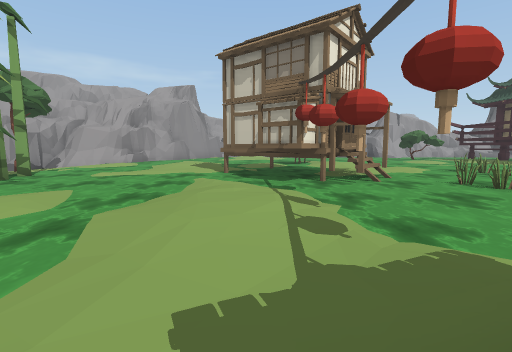
[1] (above)

24 first-person views from a walk through a scene from a Unity 3-D project. The camera is 1.4 m above the floor, tilts 6° down and sees 85° across. The floor is counted in squares, 2 m on a side. Each view is taken from the middle of a square. On the plan, view 1 faces up. The plan holds only what a view shows up to about 9 squares ahead; the rest is blank. The place goes on beyond the plan. The player character is not drawn. Some animated figures are left out. Some surface patterns are stand-ins.

[2]
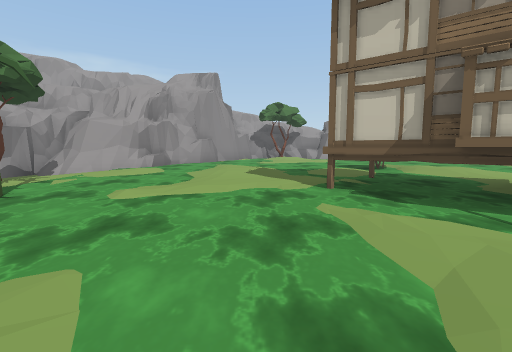

[3]
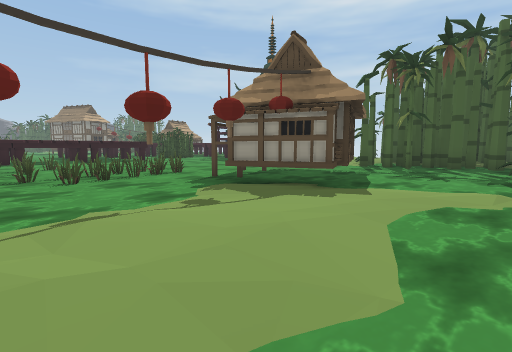

[4]
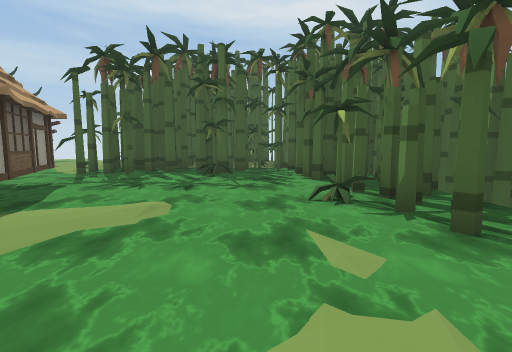

[5]
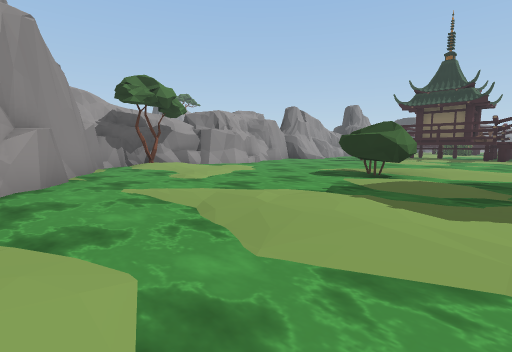

[6]
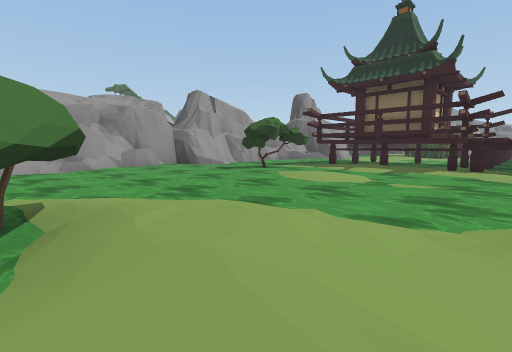

[7]
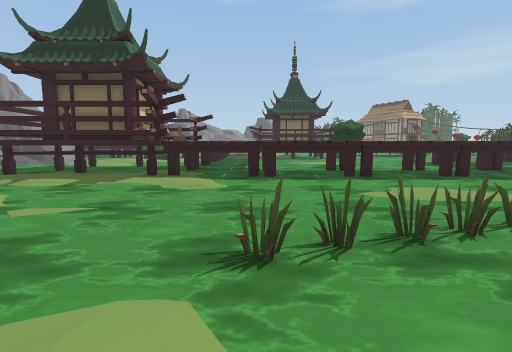

[8]
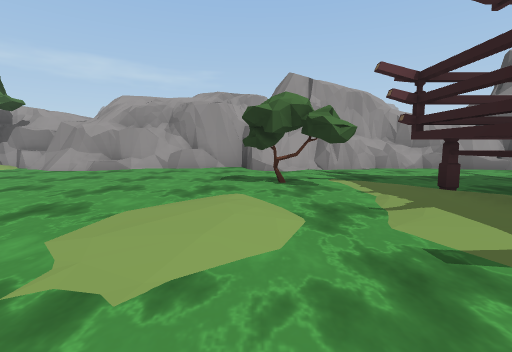

[9]
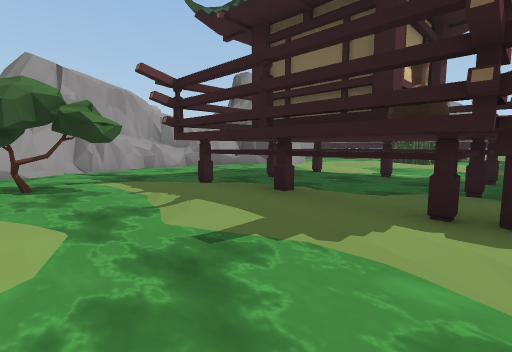

[10]
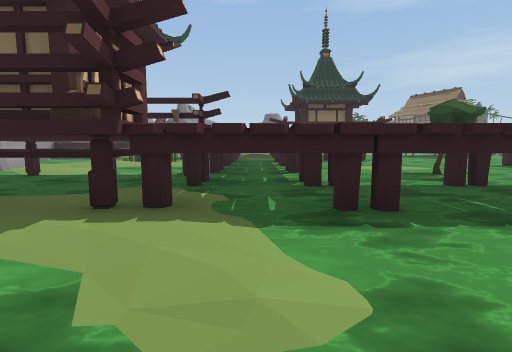

[11]
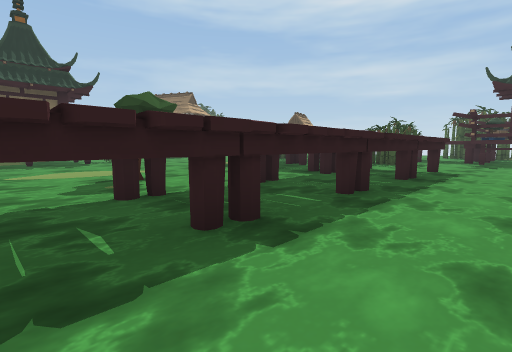

[12]
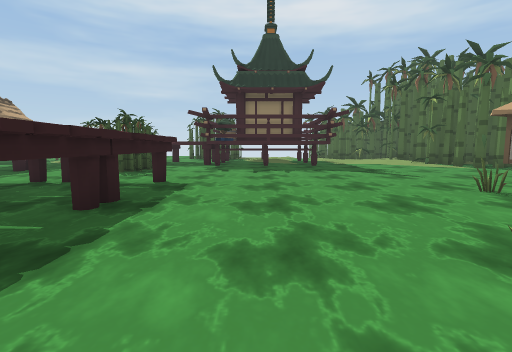

[13]
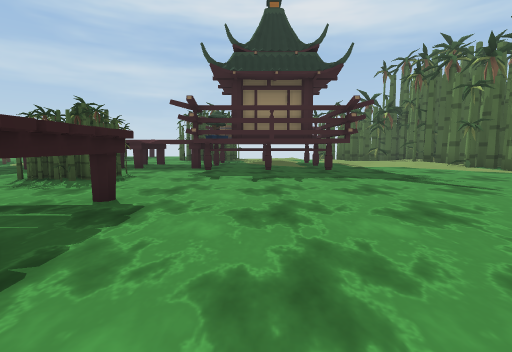

[14]
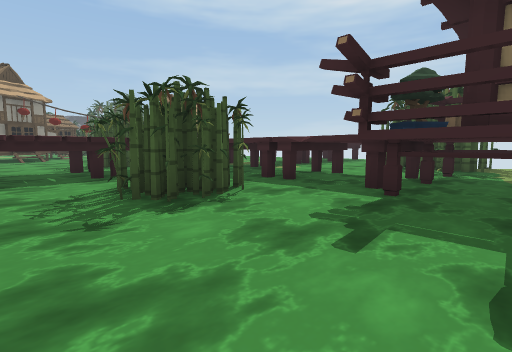

[15]
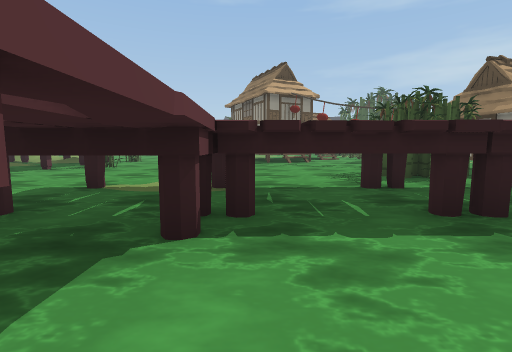

[16]
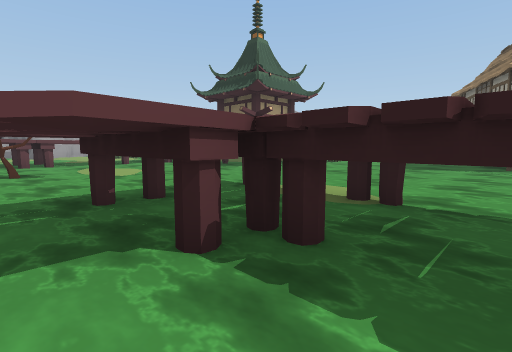

[17]
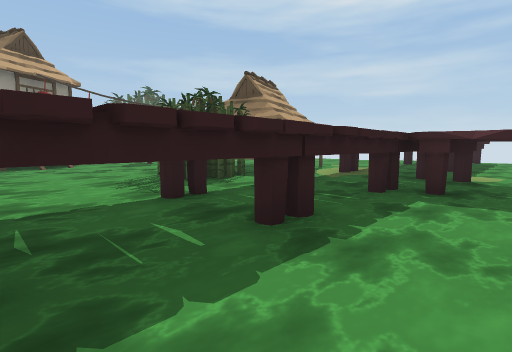

[18]
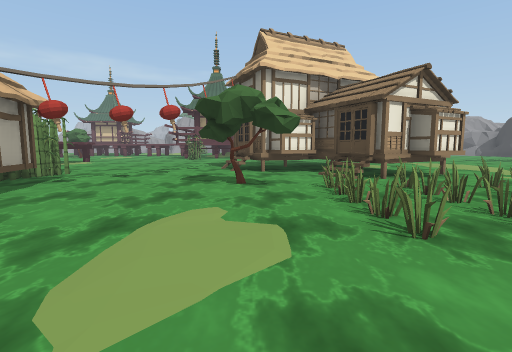

[19]
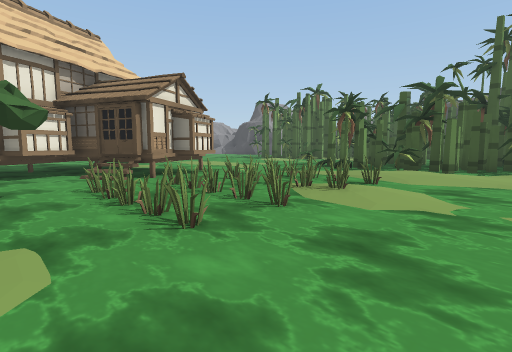

[20]
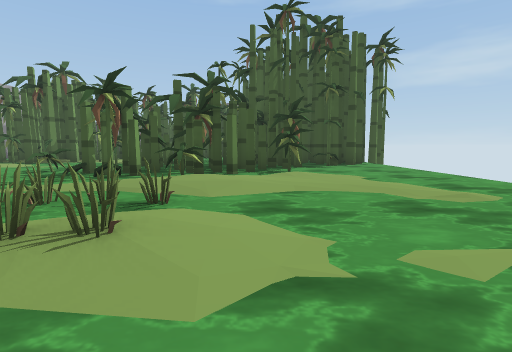

[21]
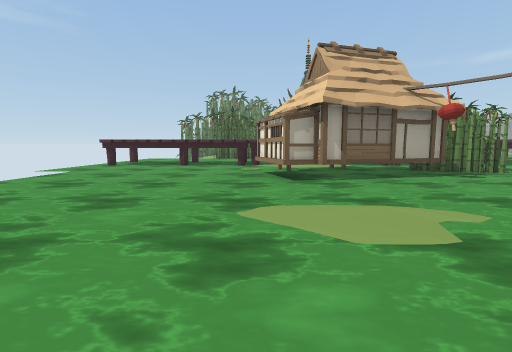

[22]
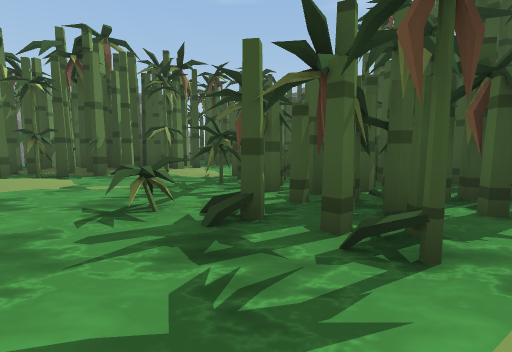

[23]
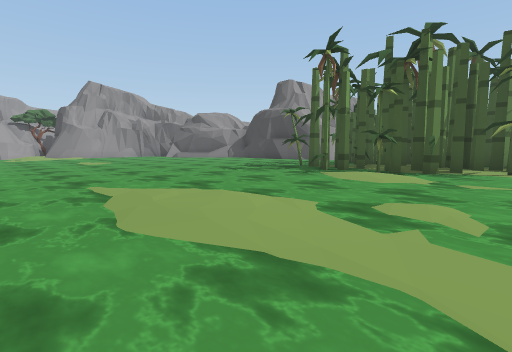

[24]
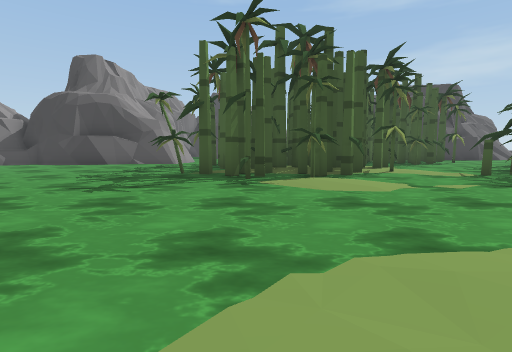

### Floor plan
Key: @ floor where view 1 was taken; # wall or solid block; x gap in a wall; . main floor; : floor 0.25 m higher than the main floor; - floor 0.5 m lower than the main floor; / step, stairs or slope; = window, fence, low wall or low ledge; ~ water the walk can cross; ≈ water the walk keeps out of; ^ raised ledge; T tree; H house; L lantern; P pot; O other object.
Columns run from 10 left of view 1 to 42 right of it. Each row starts with its distance up from view 1.
 19        ##T#################
 18        #~/:~###≈≈≈####≈≈^###
 17       ##~/:.~~~≈≈~~~~~~~~ /#
 16       #~~...~~≈≈~~~~~~~~~ /.
 15      ##~~...~~~~~~TT.~~~~.
 14      #~~~~~~~~~~~~~//HHHH.//
 13      ~~.~~~~~/~~~./~:HHHH.~~:
 12 #####~~//~~OO:~~~..~:HH≈H.~~.
 11 #-/=//~:/~/.O:/~~~~~.PHHH~~..~
 10   T...~/:~...:/~~~~~.###H##
  9    /~~~/..HH~:..~~~..# #≈##
  8    /~~~...H   .~≈~~~~###≈##
  7     ~~..~~HHHH~~≈~~~~# ~~~~~~~           ~        ~
  6     #~~~~.HHH~~~≈~.~~###~~..~~~H         ~~     ~~~
  5      ≈~~~..~~~≈~  ..~###T~..~~~          ~~~   ~~~~
  4       ~.~/:L~~≈~≈≈~~~# #~~~~~~~H        ~~~~~ ~~~~~
  3        :~/:L~~≈~=≈~~~###~~~~~~~~O       ~~~~~~~~~~~
  2       ~~~/.L~~≈≈~~~~~#≈#~~~~~~~~O       ~~~~~~~~~~~
  1      ≈~~~...~~≈≈~~~~~#≈#~~~~~~~~~       ~~~~~~~~≈~~
  0     ##~~~.@H#H~≈~~~~~#≈#####~~~~~~~ ~   ~~~~~~~~##≈
 -1     #≈≈~~~~##H~~~~~~~#≈#####.~~~~~~~~   ~~.~~~~≈###
 -2     #≈~~~~~###~~~~~~~~~~~~##~~~~~~~HHHH ~..~~~.####
 -3     #≈≈≈≈≈≈~x~~~~~~~~~~O~~##~~~~~~HHHHHH~..~~~.####≈
 -4     ##≈≈≈~~~x~~~~~~~~~OOO~##~~~~~~~HHHH ~~..~~~~~###≈
 -5     # ≈≈#~~≈x~~~~~~~~~OO~~# ~OO≈~~~~HHHH~~.~~~~~.##
 -6     #≈≈≈≈≈#≈#.~~~HHHH~~~~~# ~OO~~~~~~:HH~~~~#~≈#.~~
 -7          ####:/~~HHHH#~#~## ~~~H~~~T~~~~~.~~x~≈≈≈~~
 -8                    HH#~#### ~H##~~~~OO~OO./#≈≈≈≈x~≈
 -9                    HH~~~~.##.~ #~~~~O~OOO./x≈#≈≈  ≈
-10                    :~~ ~~~# .~ HH~..O~~OO/:#≈≈≈#
-11                    .#≈  ~~# ~.H~~~~~~~~.~/:.≈≈≈
-12                     ###  ~  ~~~~~~~~~~~~~...#≈≈ ≈≈
-13                          ~  ~~~~~~~~   ~~...~~≈
-14                          ~  ~~~~~~~     ~~~~~~≈
-15                             ≈≈≈~~~       ~~~≈≈≈
-16                             ≈≈≈

Where each view was taken, in squares from view 1:
view 1: 0 up, 0 right, facing up
view 2: 3 up, 2 left, facing up
view 3: 4 up, 2 left, facing down-right
view 4: 3 up, 3 left, facing down
view 5: 9 up, 5 left, facing up-right
view 6: 9 up, 2 right, facing up-right
view 7: 8 up, 4 right, facing right
view 8: 10 up, 8 right, facing up
view 9: 10 up, 8 right, facing up-right
view 10: 9 up, 8 right, facing right
view 11: 7 up, 9 right, facing down-right
view 12: 4 up, 9 right, facing down
view 13: 2 up, 9 right, facing down
view 14: 2 down, 9 right, facing down-right
view 15: 2 down, 13 right, facing right
view 16: 3 down, 14 right, facing up-right
view 17: 2 down, 14 right, facing down-right
view 18: 12 down, 25 right, facing up
view 19: 12 down, 25 right, facing up-right
view 20: 11 down, 27 right, facing right
view 21: 11 down, 27 right, facing left
view 22: 7 down, 31 right, facing right
view 23: 5 down, 30 right, facing up-right
view 24: 1 down, 31 right, facing right
